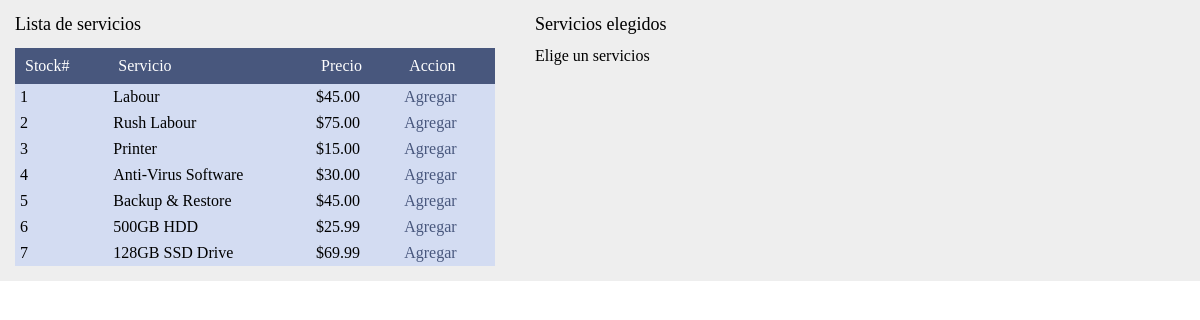
The app's page /displayProducts.php, older data.
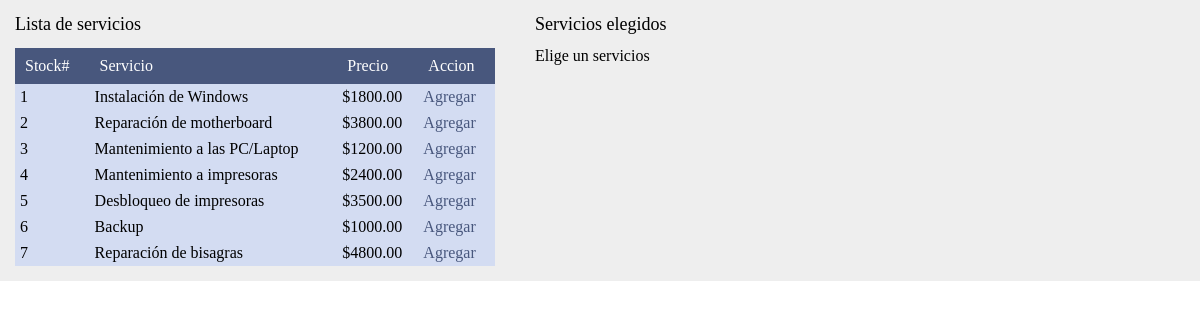
The same page, newer data.
### tables this page shows
CREATE TABLE `stock` (
  `stock_id` int(11) NOT NULL,
  `description` varchar(40) NOT NULL,
  `quantity` int(11) DEFAULT NULL,
  `price` decimal(9,2) NOT NULL
);

### products.php (the view, shortened to what this page needs)
<h1>Lista de servicios</h1>
<table>
	<tr>
		<th>Stock#</th>
		<th>Servicio</th>
		<th>Precio</th>
		<th>Accion</th>
	</tr>
	<?php
		$conn= mysqli_connect("localhost", "root", "", "compsys");
		$sql="SELECT * FROM stock ORDER BY stock_id ASC";
		$res = mysqli_query($conn, $sql);
		while ($row=mysqli_fetch_array($res)) {
		?>
		<tr>
			<td><?php echo $row['stock_id'] ?></td>
			<td><?php echo $row['description'] ?></td>
			<td><?php echo '&#36;' .$row['price'] ?></td>
			<td><a href="chooseProducts.php?page=products&action=add&id=<?php echo $row['stock_id'] ?>">Agregar</a></td>
		</tr>
		<?php
		}
	?>
</table>

### displayProducts.php (shortened to what this page needs)
<?php
    if(isset($_GET['page'])){
        $pages = array("products", "cart");
        if(in_array($_GET['page'], $pages)) {
            $_page = $_GET['page'];
			}else{
            $_page="products";
		}
		}else{
        $_page="products";
	}
?>
<!DOCTYPE html PUBLIC "-//W3C//DTD XHTML 1.0 Strict//EN"
"http://www.w3.org/TR/xhtml1/DTD/xhtml1-strict.dtd">
<html xmlns="http://www.w3.org/1999/xhtml">
	<head>
		<link rel="stylesheet" href="../css/reset.css" />
	</head>
	<body>
		<div id="container">
			<div id="main">
				<?php require($_page.".php"); ?>
			</div>
			<div id="sidebar">
				<h1>Servicios elegidos</h1>
				<?php
					if(isset($_SESSION['cart'])){
						$conn= mysqli_connect("localhost", "root", "", "compsys");
						$sql="SELECT * FROM stock WHERE stock_id IN (";
						foreach($_SESSION['cart'] as $id => $value) {
								$sql .= $id .",";
						}
						$sql = substr($sql, 0, -1) .") ORDER BY stock_id ASC";
						$res = mysqli_query($conn, $sql);
						if (!$res) {
							printf("<h2>No has seleccionado nada!</h2> %s", "<br><strong>Por favor, Elige un servicio!<strong>");
							exit();
						}
						while($row=mysqli_fetch_array($res)){
						?>
						<p><?php echo $row['description'] ?> x <?php echo $_SESSION['cart'][$row['stock_id']]['quantity'] ?></p>
						<?php
						}
					?>
					<hr />
					<a href="chooseProducts.php?page=cart">Ir al carrito</a>
					<?php
						}else{
						echo "<p>Elige un servicios</p>";
					}
				?>
			</div>
		</div>
	</body>
</html>

### displayProducts.php (style rules this page uses)
#container { width: 100%; margin: auto; background-color: #eee; overflow: hidden; padding: 15px; }
#main { width: 520px; float: left; }
#sidebar { width: 350px; float: left; }
a { color: #48577D; text-decoration: none; }
h1, h2 { margin-bottom: 15px }
h1 { font-size: 18px; }
#main table { width: 480px; }
#main table th { padding: 10px; background-color: #48577D; color: #fff; text-align: left; }
#main table td { padding: 5px; }
#main table tr { background-color: #d3dcf2; }

Row changes from the older to the newer data that the page shows:
changed stock id 1: description "Labour" → "Instalación de Windows"; price "45.00" → "1800.00"
changed stock id 2: description "Rush Labour" → "Reparación de motherboard"; price "75.00" → "3800.00"
changed stock id 3: description "Printer" → "Mantenimiento a las PC/Laptop"; price "15.00" → "1200.00"
changed stock id 4: description "Anti-Virus Software" → "Mantenimiento a impresoras"; price "30.00" → "2400.00"
changed stock id 5: description "Backup & Restore" → "Desbloqueo de impresoras"; price "45.00" → "3500.00"
changed stock id 6: description "500GB HDD" → "Backup"; price "25.99" → "1000.00"
changed stock id 7: description "128GB SSD Drive" → "Reparación de bisagras"; price "69.99" → "4800.00"
